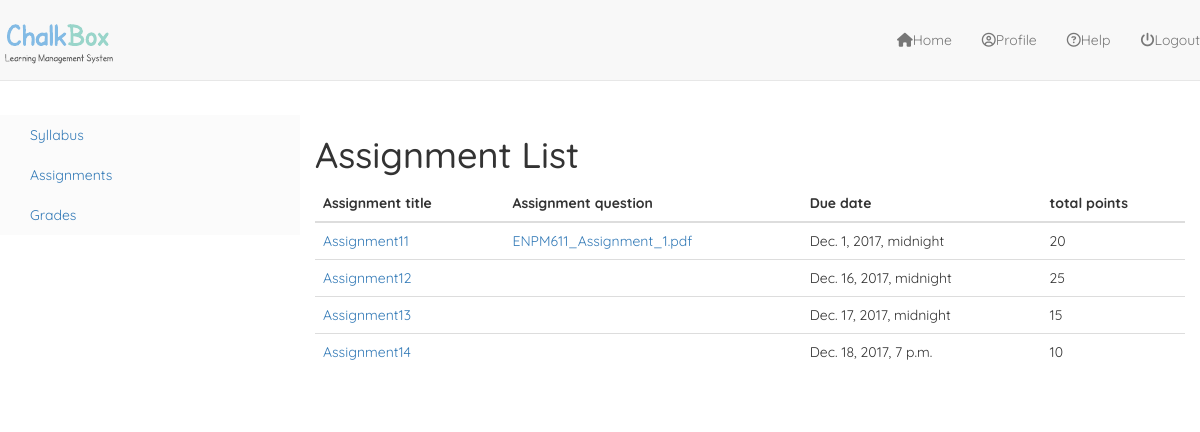
Screenshot of /courses/1/assignments/submitted/ with the database file from the repository.
### assignments/models.py (models this page shows, shortened)
class Assignment(models.Model):
	course = models.ForeignKey(Course)
	title = models.CharField(max_length=120, unique=True)
	due_date = models.DateTimeField()
	total_points	= models.IntegerField()
	description = models.TextField(blank=True)
	updated     = models.DateTimeField(auto_now=True)
	timestamp   = models.DateTimeField(auto_now_add=True)
	question	= models.FileField(null=True, blank=True)
	publish		= models.BooleanField(default=False)
	def is_past_due(self):
		return timezone.now() > self.due_date

### assignments/views.py (the view)
def assignment_submitted(request, cid=None):
	queryset = Assignment.objects.all().filter(course__id=cid).order_by('due_date')
	context = {
		"object_list": queryset,
		"id": cid,
	}
	return render(request, "assignment/assignments_submitted.html", context)

### templates/assignment/assignments_submitted.html (shortened to what this page needs)
{% extends "base_navbar.html" %}
{% block content %}
<div class="modal-body row">
	{% include "side_bar.html" with cid=id %}
    <div class="col-md-9">
      <div class="content">
	<h1>Assignment List</h1>
	<table class="table">
		<thead>
		    <tr>
		      <th scope="col">Assignment title</th>
		      <th scope="col">Assignment question</th>
		      <th scope="col">Due date</th>
		      <th scope="col">total points</th>
		    </tr>
		</thead>
		<tbody>
	       	{% for obj in object_list %}
	       		{% if obj.is_past_due %}
			    <tr>
			      <td><a href="{% url 'courses:submissions:submission_list' cid=id aid=obj.id %}">{{ obj.title }}</a></td>
			      {% if obj.question %}
			      	<td><a href='{{ obj.question.url }}'>{{ obj.question }}</a></td>
			      {% else %}
			      	<td></td>
			      {% endif %}
			      <td>{{ obj.due_date }}</td>
			      <td>{{ obj.total_points }}</td>
			    </tr>
				{% endif %}
	       	{% endfor %}
       	</tbody>
	</table>
</div>
    </div>
</div>
{% endblock %}

### static_proj/static_root/css/navbar-static-top.css (style rules this page uses)
body { min-height: 2000px; }

### static_proj/static_root/css/custom.css (style rules this page uses)
html { height: 100%; margin: 0; padding: 0; border: 0; overflow-x: hidden; }
body { min-height: 100% !important; font-family: 'Quicksand', 'Raleway', sans-serif; margin: 0; padding: 0; border: 0; overflow-x: hidden; }

### static_proj/static_root/css/style.css (style rules this page uses)
*, *:before, *:after { box-sizing: border-box; }

### rows the page displays
Assignment: title "Assignment11", question "ENPM611_Assignment_1.pdf", due_date "Dec. 1, 2017, midnight", total_points "20"
Assignment: title "Assignment12", due_date "Dec. 16, 2017, midnight", total_points "25"
Assignment: title "Assignment13", due_date "Dec. 17, 2017, midnight", total_points "15"
Assignment: title "Assignment14", due_date "Dec. 18, 2017, 7 p.m.", total_points "10"
